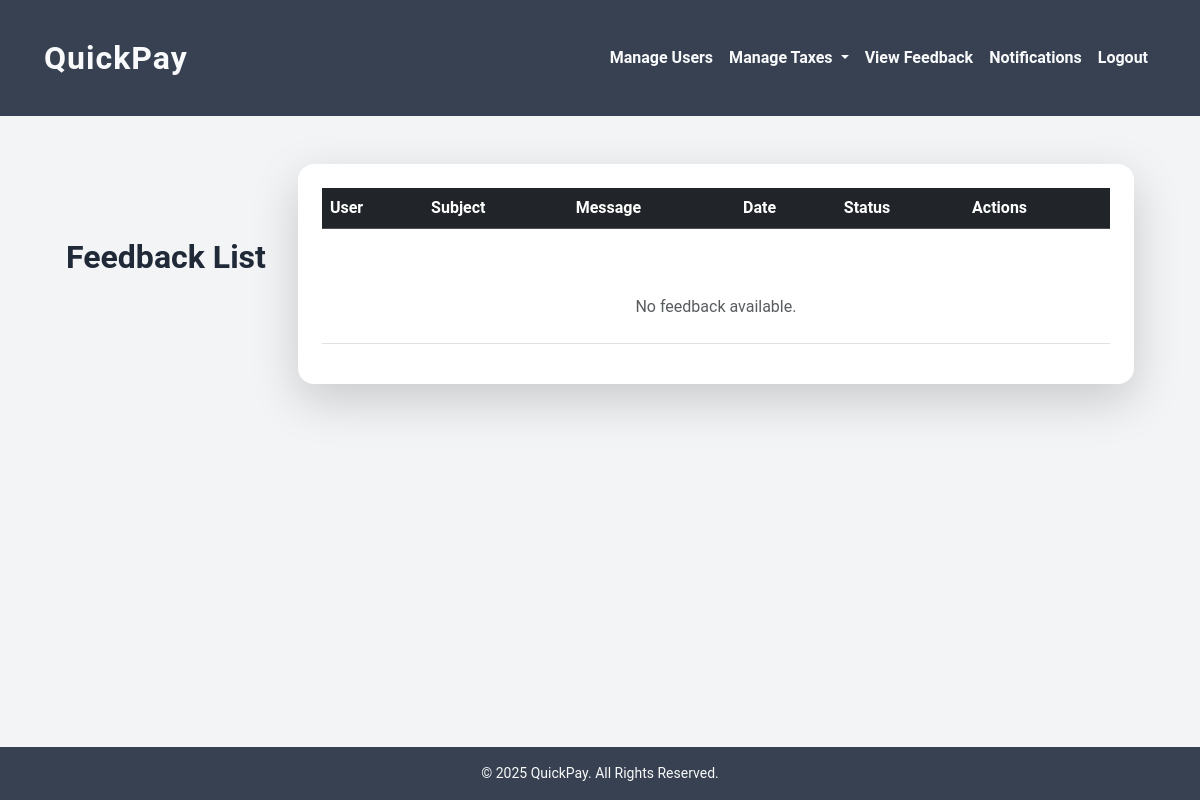
The page /feedback_list (signed in) on the database as committed earlier.
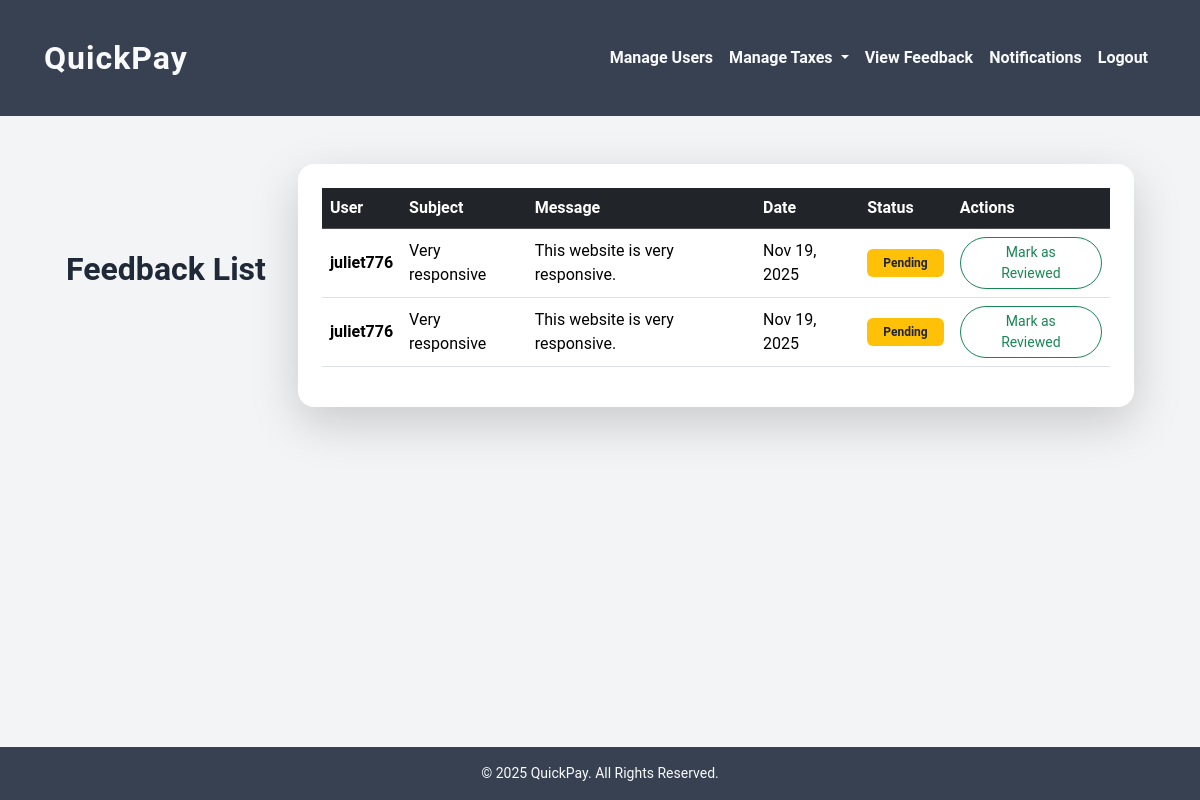
The same page on the database as committed later.
### user/models.py (models this page shows, shortened)
class Feedback(models.Model):
    STATUS_TYPES = [
        ('Pending', 'Pending'),
        ('Resolved', 'Resolved'),
        ('Reviewed', 'Reviewed'),
    ]
    user = models.ForeignKey(
        settings.AUTH_USER_MODEL,
        on_delete=models.CASCADE,
        related_name="feedback"
    )
    created_on = models.DateTimeField(auto_now_add=True)
    status = models.CharField(max_length=10, choices=STATUS_TYPES, default='Pending')
    subject = models.CharField(max_length=250, null=True, blank=True)
    message = models.TextField()

class User(AbstractUser):
    USER_TYPES = [
        ('admin', 'Admin'),
        ('hr_manager', 'HR Manager'),
        ('payroll_manager', 'Payroll Manager'),
        ('employee', 'Employee'),
    ]
    role = models.CharField(max_length=25, choices=USER_TYPES, default='employee')
    address = models.CharField(max_length=150, null=True, blank=True)
    phone = models.CharField(max_length=10, null=True, blank=True)
    office_mail = models.EmailField(unique=True, null=True, blank=True)

### user/views.py (the view)
# urls.py: path('feedback_list', user.views.feedback_list, name='feedback_list'),
def feedback_list(request):
    if request.user.is_superuser or request.user.groups.filter(name__in=['Admin', 'HR Manager']).exists():
        feedbacks = Feedback.objects.all().order_by('-created_on')
    else:
        feedbacks = Feedback.objects.filter(user=request.user)
    return render(request, 'feedback_list.html', {'feedbacks': feedbacks})

### Templates/feedback_list.html (shortened to what this page needs)
{% extends 'base.html' %}
{% block content %}
<div class="container mt-5">
    <div class="d-flex justify-content-between align-items-center mb-4">
        <h2 class="fw-bold">
             Feedback List
        </h2>
    </div>
    <div class="card shadow-lg border-0 rounded-4">
        <div class="card-body p-4">
            <div class="table-responsive">
                <table class="table table-hover align-middle">
                    <thead class="table-dark">
                        <tr>
                            <th>User</th>
                            <th>Subject</th>
                            <th>Message</th>
                            <th>Date</th>
                            <th>Status</th>
                            {% if user.is_superuser %}
                                <th>Actions</th>
                            {% endif %}
                        </tr>
                    </thead>
                    <tbody>
                        {% for feedback in feedbacks %}
                        <tr>
                            <td class="fw-semibold">{{ feedback.user.username }}</td>
                            <td>{{ feedback.subject }}</td>
                            <td style="max-width: 350px;">{{ feedback.message }}</td>
                            <td>{{ feedback.created_on|date:"M d, Y" }}</td>
                            <td>
                                {% if feedback.status == "Pending" %}
                                    <span class="badge bg-warning text-dark px-3 py-2">Pending</span>
                                {% elif feedback.status == "Resolved" %}
                                    <span class="badge bg-info px-3 py-2">Resolved</span>
                                {% elif feedback.status == "Reviewed" %}
                                    <span class="badge bg-success px-3 py-2">Reviewed</span>
                                {% endif %}
                            </td>
                            {% if user.is_superuser %}
                            <td>
                                {% if feedback.status != 'Reviewed' %}
                                    <a href="{% url 'update_feedback_status' feedback.id %}"
                                       class="btn btn-sm btn-outline-success rounded-pill px-3">
                                        Mark as Reviewed
                                    </a>
                                {% else %}
                                    <span class="text-muted">✓ Done</span>
                                {% endif %}
                            </td>
                            {% endif %}
                        </tr>
                        {% empty %}
                        <tr>
                            <td colspan="6" class="text-center py-4 text-muted">
                                <br>
                                No feedback available.
                            </td>
                        </tr>
                        {% endfor %}
                    </tbody>
                </table>
            </div>
        </div>
    </div>
</div>
{% endblock %}

### Templates/base.html (shortened to what this page needs)
<!DOCTYPE html>
<html lang="en">
<head>
    {% load static %}
    <link href="https://cdn.jsdelivr.net/npm/bootstrap@5.3.2/dist/css/bootstrap.min.css" rel="stylesheet">
    <link rel="stylesheet" href="{% static 'css/mystyle.css' %}">
</head>
<body>
    <div class="d-flex flex-column min-vh-100">
        <header>
            <nav class="navbar navbar-expand-lg navbar-custom">
                <div class="container-fluid">
                    <a class="navbar-brand fw-bold fs-2"
                       href="{% if request.user.is_superuser or request.user.role == 'admin' %}
                                {% url 'admin_home' %}
                              {% elif request.user.role == 'employee' %}
                                {% url 'e_home' %}
                              {% elif request.user.role == 'hr_manager' %}
                                {% url 'h_home' %}
                              {% elif request.user.role == 'payroll_manager' %}
                                {% url 'pr_home' %}
                              {% else %}
                                {% url 'home' %}
                              {% endif %}">
                        QuickPay
                    </a>
                    <div class="collapse navbar-collapse" id="navbarNav">
                        <ul class="navbar-nav ms-auto">
                            {% if request.user.is_authenticated %}
                                {% if request.user.is_superuser or request.user.role == "admin" %}
                                    <li class="nav-item"><a class="nav-link" href="{% url 'manage_users' %}">Manage Users</a></li>
                                    <li class="nav-item dropdown">
  <a class="nav-link dropdown-toggle" href="#" id="taxDropdown" role="button" data-bs-toggle="dropdown" aria-expanded="false">
    Manage Taxes
  </a>
</li>
                            <li class="nav-item"><a class="nav-link" href="{% url 'feedback_list' %}">View Feedback</a></li>
                            <li class="nav-item"><a class="nav-link" href="{% url 'view_notifications' %}">Notifications</a></li>
                                {% endif %}
                                <li class="nav-item">
                                    <a class="nav-link" href="{% url 'logout' %}" onclick="return confirm('Are you sure?')">
                                        Logout
                                    </a>
                                </li>
                            {% endif %}
                        </ul>
                    </div>
                </div>
            </nav>
        </header>
        <main class="flex-grow-1">
            {% block content %}
            {% endblock %}
        </main>
        <footer class="bg-secondary text-center py-3 mt-auto">
            <p class="mb-0">© 2025 QuickPay. All Rights Reserved.</p>
        </footer>
    </div>
</body>
</html>

### static/css/mystyle.css (style rules this page uses)
body { margin: 0; font-family: "Roboto", "Segoe UI", sans-serif; background: #f3f4f6; color: #1f2937; }
header, footer, .navbar-custom { background-color: #374151 !important; color: #f9fafb !important; text-align: center; padding: 1rem; border: none !important; box-shadow: none !important; }
footer { color: #e5e7eb !important; font-size: 14px; padding: 1rem; }
.navbar-custom { padding: 0.8rem 1rem; }
.navbar { background-image: none !important; backdrop-filter: none !important; -webkit-backdrop-filter: none !important; }
.navbar-custom a, .navbar-custom .navbar-brand { color: #f9fafb !important; font-weight: 600; }
.navbar-custom .navbar-brand { margin: 0 auto; display: block; text-align: center; font-size: 1.75rem; letter-spacing: 1px; }
.container { display: flex; gap: 2rem; margin: 3rem auto; max-width: 1100px; padding: 0 1rem; }
.bg-secondary { background: #374151 !important; color: #f9fafb !important; }
.card { border-radius: 16px; transition: transform 0.2s ease, box-shadow 0.2s ease; word-wrap: break-word; }
.card { flex: 1; display: flex; flex-direction: column; justify-content: space-between; }

Rows that differ between the two databases and show on the page:
added Feedback: user.username "juliet776", subject "Very responsive", message "This website is very responsive.", created_on "Nov 19, 2025", status "Pending"
added Feedback: user.username "juliet776", subject "Very responsive", message "This website is very responsive.", created_on "Nov 19, 2025", status "Pending"
Other text that changed with them:
text no longer shown: "No feedback available."
